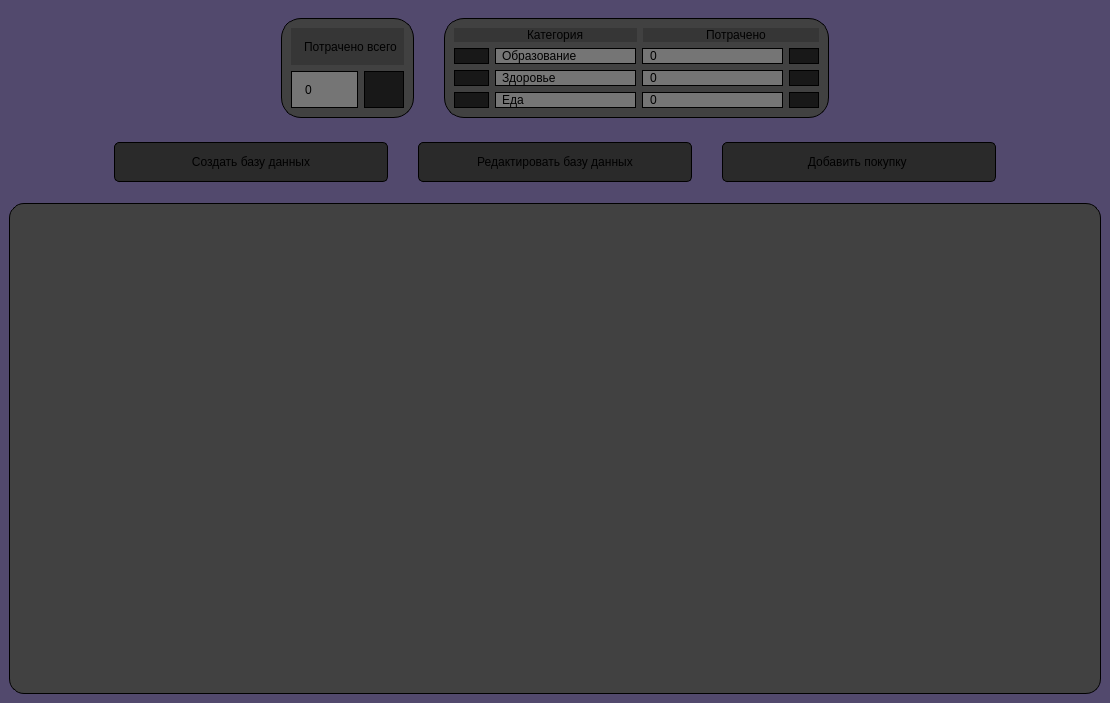
<?xml version="1.0" encoding="UTF-8"?>
<ui version="4.0">
 <class>MainWindow</class>
 <widget class="QMainWindow" name="MainWindow">
  <property name="geometry">
   <rect>
    <x>0</x>
    <y>0</y>
    <width>1110</width>
    <height>703</height>
   </rect>
  </property>
  <property name="windowTitle">
   <string>MainWindow</string>
  </property>
  <property name="styleSheet">
   <string notr="true">background-color: rgb(82, 73, 109);
font: 14pt &quot;Segoe UI&quot;;</string>
  </property>
  <widget class="QWidget" name="centralwidget">
   <layout class="QGridLayout" name="gridLayout">
    <item row="0" column="0" alignment="Qt::AlignmentFlag::AlignHCenter">
     <widget class="QFrame" name="bothqframe">
      <property name="minimumSize">
       <size>
        <width>0</width>
        <height>0</height>
       </size>
      </property>
      <property name="maximumSize">
       <size>
        <width>1000</width>
        <height>600</height>
       </size>
      </property>
      <layout class="QHBoxLayout" name="horizontalLayout_8">
       <property name="spacing">
        <number>30</number>
       </property>
       <item>
        <widget class="QFrame" name="highsize">
         <property name="maximumSize">
          <size>
           <width>500</width>
           <height>23423</height>
          </size>
         </property>
         <property name="styleSheet">
          <string notr="true">background-color: rgb(65, 65, 65);
border: 1px solid #000000;
border-radius: 20px; 
</string>
         </property>
         <layout class="QVBoxLayout" name="verticalLayout">
          <item>
           <layout class="QHBoxLayout" name="horizontalLayout_2">
            <item>
             <widget class="QLabel" name="priceless_season">
              <property name="maximumSize">
               <size>
                <width>220</width>
                <height>50</height>
               </size>
              </property>
              <property name="styleSheet">
               <string notr="true">padding-left: 10px;
background-color: rgb(54, 54, 54);
border: None;
font: 18pt &quot;Segoe UI&quot;;</string>
              </property>
              <property name="text">
               <string>Потрачено всего </string>
              </property>
             </widget>
            </item>
           </layout>
          </item>
          <item>
           <layout class="QHBoxLayout" name="horizontalLayout_3">
            <item>
             <widget class="QLabel" name="price_season">
              <property name="styleSheet">
               <string notr="true">font: 24pt &quot;Segoe UI&quot;;
padding-left: 10px;
background-color: rgb(117, 117, 117);</string>
              </property>
              <property name="text">
               <string>0</string>
              </property>
             </widget>
            </item>
            <item>
             <widget class="QLabel" name="icon_rub_season">
              <property name="maximumSize">
               <size>
                <width>40</width>
                <height>16777215</height>
               </size>
              </property>
              <property name="styleSheet">
               <string notr="true">background-color: rgb(24, 24, 24);
padding-left: 8px</string>
              </property>
              <property name="text">
               <string/>
              </property>
              <property name="pixmap">
               <pixmap resource="res-rc.qrc">:/icons/icons/rubly.svg</pixmap>
              </property>
             </widget>
            </item>
           </layout>
          </item>
         </layout>
        </widget>
       </item>
       <item>
        <widget class="QFrame" name="categories">
         <property name="maximumSize">
          <size>
           <width>700</width>
           <height>23423</height>
          </size>
         </property>
         <property name="styleSheet">
          <string notr="true">background-color: rgb(65, 65, 65);
border: 1px solid #000000;
border-radius: 20px; 
</string>
         </property>
         <layout class="QVBoxLayout" name="verticalLayout_2">
          <item>
           <layout class="QHBoxLayout" name="horizontalLayout_4">
            <item alignment="Qt::AlignmentFlag::AlignHCenter">
             <widget class="QLabel" name="category_label">
              <property name="styleSheet">
               <string notr="true">background-color: rgb(54, 54, 54);
padding-left: 70px;
padding-right: 50px;
border: None;
</string>
              </property>
              <property name="text">
               <string>Категория</string>
              </property>
             </widget>
            </item>
            <item>
             <widget class="QLabel" name="priceless">
              <property name="styleSheet">
               <string notr="true">background-color: rgb(54, 54, 54);
padding-left: 60px;
padding-right: 50px;
border: None;
</string>
              </property>
              <property name="text">
               <string>Потрачено</string>
              </property>
             </widget>
            </item>
           </layout>
          </item>
          <item>
           <layout class="QHBoxLayout" name="horizontalLayout_5">
            <item>
             <widget class="QLabel" name="icon_edu">
              <property name="maximumSize">
               <size>
                <width>35</width>
                <height>16777215</height>
               </size>
              </property>
              <property name="styleSheet">
               <string notr="true">background-color: rgb(24, 24, 24);
padding-left: 5px;</string>
              </property>
              <property name="text">
               <string/>
              </property>
              <property name="pixmap">
               <pixmap resource="res-rc.qrc">:/icons/icons/education.svg</pixmap>
              </property>
             </widget>
            </item>
            <item>
             <widget class="QLabel" name="edu_label">
              <property name="maximumSize">
               <size>
                <width>275</width>
                <height>16777215</height>
               </size>
              </property>
              <property name="styleSheet">
               <string notr="true">background-color: rgb(117, 117, 117);

padding-left: 3px</string>
              </property>
              <property name="text">
               <string>Образование </string>
              </property>
             </widget>
            </item>
            <item>
             <widget class="QLabel" name="price_edu">
              <property name="styleSheet">
               <string notr="true">background-color: rgb(117, 117, 117);
padding-left: 4px;</string>
              </property>
              <property name="text">
               <string>0</string>
              </property>
             </widget>
            </item>
            <item>
             <widget class="QLabel" name="icon_rub_edu">
              <property name="maximumSize">
               <size>
                <width>30</width>
                <height>16777215</height>
               </size>
              </property>
              <property name="styleSheet">
               <string notr="true">background-color: rgb(24, 24, 24);
padding-left: 3px</string>
              </property>
              <property name="text">
               <string/>
              </property>
              <property name="pixmap">
               <pixmap resource="res-rc.qrc">:/icons/icons/rubly.svg</pixmap>
              </property>
             </widget>
            </item>
           </layout>
          </item>
          <item>
           <layout class="QHBoxLayout" name="horizontalLayout_6">
            <item>
             <widget class="QLabel" name="icon_healhy">
              <property name="maximumSize">
               <size>
                <width>35</width>
                <height>16777215</height>
               </size>
              </property>
              <property name="styleSheet">
               <string notr="true">background-color: rgb(24, 24, 24);
padding-left: 5px</string>
              </property>
              <property name="text">
               <string/>
              </property>
              <property name="pixmap">
               <pixmap resource="res-rc.qrc">:/icons/icons/healthy.svg</pixmap>
              </property>
             </widget>
            </item>
            <item>
             <widget class="QLabel" name="name_heal">
              <property name="maximumSize">
               <size>
                <width>275</width>
                <height>16777215</height>
               </size>
              </property>
              <property name="styleSheet">
               <string notr="true">background-color: rgb(117, 117, 117);
padding-left: 3px;</string>
              </property>
              <property name="text">
               <string>Здоровье</string>
              </property>
             </widget>
            </item>
            <item>
             <widget class="QLabel" name="price_heal">
              <property name="styleSheet">
               <string notr="true">background-color: rgb(117, 117, 117);
padding-left: 4px;</string>
              </property>
              <property name="text">
               <string>0</string>
              </property>
             </widget>
            </item>
            <item>
             <widget class="QLabel" name="rub_healhy">
              <property name="maximumSize">
               <size>
                <width>30</width>
                <height>16777215</height>
               </size>
              </property>
              <property name="styleSheet">
               <string notr="true">background-color: rgb(24, 24, 24);

padding-left: 3px</string>
              </property>
              <property name="text">
               <string/>
              </property>
              <property name="pixmap">
               <pixmap resource="res-rc.qrc">:/icons/icons/rubly.svg</pixmap>
              </property>
             </widget>
            </item>
           </layout>
          </item>
          <item>
           <layout class="QHBoxLayout" name="horizontalLayout_7">
            <item>
             <widget class="QLabel" name="icon_food">
              <property name="maximumSize">
               <size>
                <width>35</width>
                <height>16777215</height>
               </size>
              </property>
              <property name="styleSheet">
               <string notr="true">background-color: rgb(24, 24, 24);
padding-left: 5px</string>
              </property>
              <property name="text">
               <string/>
              </property>
              <property name="pixmap">
               <pixmap resource="res-rc.qrc">:/icons/icons/food.svg</pixmap>
              </property>
             </widget>
            </item>
            <item>
             <widget class="QLabel" name="name_food">
              <property name="maximumSize">
               <size>
                <width>275</width>
                <height>16777215</height>
               </size>
              </property>
              <property name="styleSheet">
               <string notr="true">background-color: rgb(117, 117, 117);
padding-left: 3px;</string>
              </property>
              <property name="text">
               <string>Еда</string>
              </property>
             </widget>
            </item>
            <item>
             <widget class="QLabel" name="food_price">
              <property name="styleSheet">
               <string notr="true">background-color: rgb(117, 117, 117);
padding-left: 4px;</string>
              </property>
              <property name="text">
               <string>0</string>
              </property>
             </widget>
            </item>
            <item>
             <widget class="QLabel" name="rub__icon_price">
              <property name="maximumSize">
               <size>
                <width>30</width>
                <height>16777215</height>
               </size>
              </property>
              <property name="styleSheet">
               <string notr="true">background-color: rgb(24, 24, 24);

padding-left: 3px</string>
              </property>
              <property name="text">
               <string/>
              </property>
              <property name="pixmap">
               <pixmap resource="res-rc.qrc">:/icons/icons/rubly.svg</pixmap>
              </property>
             </widget>
            </item>
           </layout>
          </item>
         </layout>
        </widget>
       </item>
      </layout>
     </widget>
    </item>
    <item row="1" column="0" alignment="Qt::AlignmentFlag::AlignHCenter">
     <widget class="QFrame" name="buttons">
      <property name="minimumSize">
       <size>
        <width>900</width>
        <height>0</height>
       </size>
      </property>
      <property name="maximumSize">
       <size>
        <width>1000</width>
        <height>100</height>
       </size>
      </property>
      <property name="toolTipDuration">
       <number>-1</number>
      </property>
      <property name="styleSheet">
       <string notr="true"/>
      </property>
      <layout class="QHBoxLayout" name="_2">
       <property name="spacing">
        <number>30</number>
       </property>
       <property name="leftMargin">
        <number>9</number>
       </property>
       <property name="rightMargin">
        <number>9</number>
       </property>
       <item>
        <widget class="QPushButton" name="create_db">
         <property name="styleSheet">
          <string notr="true">QPushButton{
border-radius: 5px;
background-color: rgb(42, 42, 42);
border: 1px solid #000000;
border-radius: 5px;
wieght: 250px;
hight: 50px;
padding: 12px 16px;
margin: 0px 0px 6px 0px; 
}

QPushButton:hover{
	transform: translateY(-3px);
	margin: 3px 0px 6px 0px; 
    padding: 11px 19px 5px 19px; 
}

QPushButton:pressed{
	background-color: rgb(102, 102, 102);
}</string>
         </property>
         <property name="text">
          <string>Создать базу данных</string>
         </property>
         <property name="icon">
          <iconset resource="res-rc.qrc">
           <normaloff>:/icons/icons/db.svg</normaloff>:/icons/icons/db.svg</iconset>
         </property>
        </widget>
       </item>
       <item>
        <widget class="QPushButton" name="edit_db">
         <property name="styleSheet">
          <string notr="true">QPushButton{
border-radius: 5px;
background-color: rgb(42, 42, 42);
border: 1px solid #000000;
border-radius: 5px;
wieght: 250px;
hight: 50px;
padding: 12px 16px;
margin: 0px 0px 6px 0px; 
}

QPushButton:hover{
	transform: translateY(-3px);
	margin: 3px 0px 6px 0px; 
    padding: 11px 19px 5px 19px; 
}

QPushButton:pressed{
	background-color: rgb(102, 102, 102);
}</string>
         </property>
         <property name="text">
          <string>Редактировать базу данных</string>
         </property>
        </widget>
       </item>
       <item>
        <widget class="QPushButton" name="new_order2">
         <property name="styleSheet">
          <string notr="true">QPushButton{
border-radius: 5px;
background-color: rgb(42, 42, 42);
border: 1px solid #000000;
border-radius: 5px;
wieght: 250px;
hight: 50px;
padding: 12px 16px;
margin: 0px 0px 6px 0px; 
}

QPushButton:hover{
	transform: translateY(-3px);
	margin: 3px 0px 6px 0px; 
    padding: 11px 19px 5px 19px; 
}

QPushButton:pressed{
	background-color: rgb(102, 102, 102);
}</string>
         </property>
         <property name="text">
          <string>Добавить покупку </string>
         </property>
         <property name="icon">
          <iconset resource="res-rc.qrc">
           <normaloff>:/icons/icons/add.svg</normaloff>:/icons/icons/add.svg</iconset>
         </property>
        </widget>
       </item>
      </layout>
     </widget>
    </item>
    <item row="2" column="0">
     <widget class="QTableView" name="tableView">
      <property name="maximumSize">
       <size>
        <width>16777215</width>
        <height>16777215</height>
       </size>
      </property>
      <property name="styleSheet">
       <string notr="true">QTableView{
background-color: rgb(65, 65, 65);
border: 1px solid #000000;
border-radius: 15px; 
}
QTableView:section{
border:Node;
background-color: rgb(34, 34, 34);
height: 50px;
font-size: 14px;
}
QTableView:item{
border-style: None;
border-bottom: rgba(255, 255, 255, 40)
}
QTableView:item:selected{
border: None;
background-color: rgb(126, 126, 126);
border-bottom: rgba(255, 255, 255, 40);
}
</string>
      </property>
      <property name="verticalScrollBarPolicy">
       <enum>Qt::ScrollBarPolicy::ScrollBarAlwaysOff</enum>
      </property>
      <property name="horizontalScrollBarPolicy">
       <enum>Qt::ScrollBarPolicy::ScrollBarAlwaysOff</enum>
      </property>
      <property name="showGrid">
       <bool>false</bool>
      </property>
      <attribute name="horizontalHeaderDefaultSectionSize">
       <number>135</number>
      </attribute>
     </widget>
    </item>
   </layout>
  </widget>
 </widget>
 <resources>
  <include location="res-rc.qrc"/>
 </resources>
 <connections/>
</ui>
